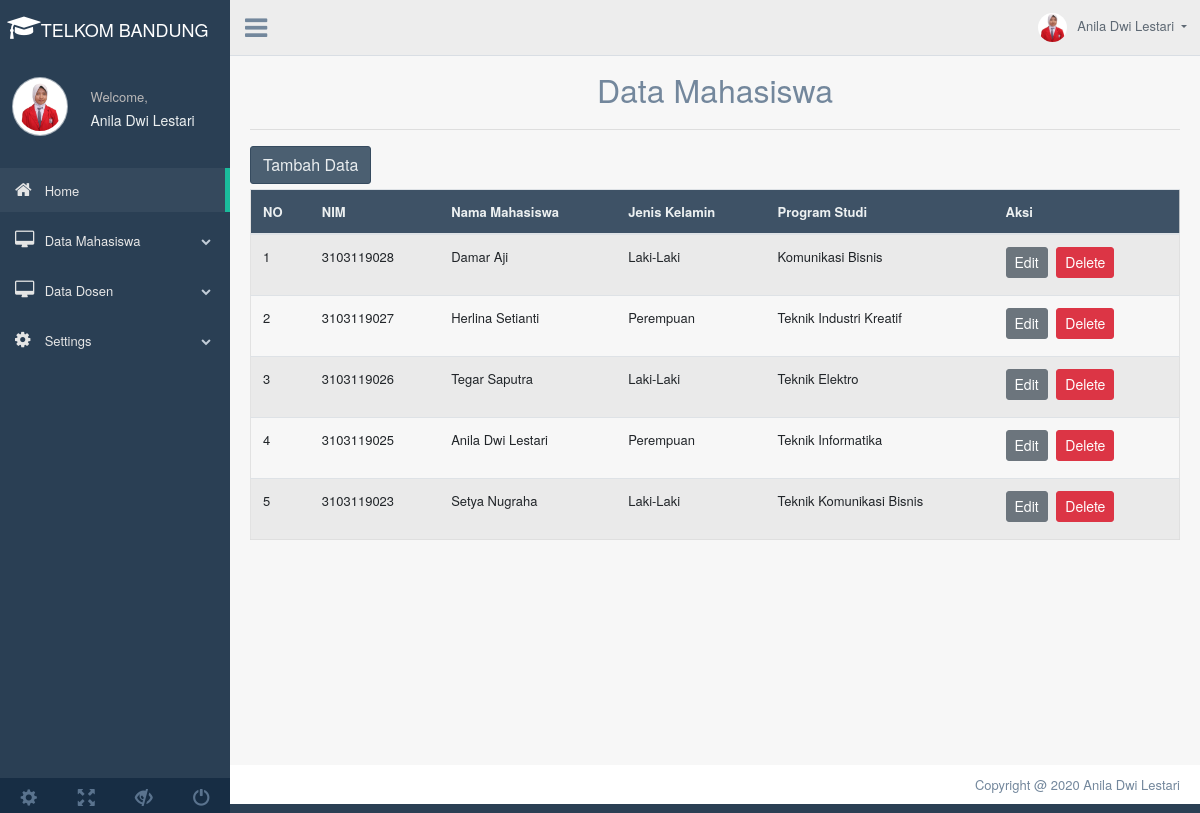
Screenshot of /index.php?page=tampil_mhs with the database file from the repository.
### tables this page shows
CREATE TABLE `mahasiswa` (
  `Nim` varchar(40) NOT NULL,
  `Nama_Mhs` varchar(40) NOT NULL,
  `Jenis_Kelamin` varchar(40) NOT NULL,
  `Program_Studi` varchar(40) NOT NULL
);

### tampil.php (the view, shortened to what this page needs)
<?php
include('config.php');
?>
	<div class="container" style="margin-top:20px">
		<center><font size="6">Data Mahasiswa</font></center>
		<hr>
		<a href="index.php?page=tambah_mhs"><button class="btn btn-dark right">Tambah Data</button></a>
		<div class="table-responsive">
		<table class="table table-striped jambo_table bulk_action">
			<thead>
				<tr>
					<th>NO</th>
					<th>NIM</th>
					<th>Nama Mahasiswa</th>
					<th>Jenis Kelamin</th>
					<th>Program Studi</th>
					<th>Aksi</th>
				</tr>
			</thead>
			<tbody>
				<?php
				$sql = mysqli_query($koneksi, "SELECT * FROM mahasiswa ORDER BY Nim DESC") or die(mysqli_error($koneksi));
				if(mysqli_num_rows($sql) > 0){
					$no = 1;
					while($data = mysqli_fetch_assoc($sql)){
						echo '
						<tr>
							<td>'.$no.'</td>
							<td>'.$data['Nim'].'</td>
							<td>'.$data['Nama_Mhs'].'</td>
							<td>'.$data['Jenis_Kelamin'].'</td>
							<td>'.$data['Program_Studi'].'</td>
							<td>
								<a href="index.php?page=edit_mhs&Nim='.$data['Nim'].'" class="btn btn-secondary btn-sm">Edit</a>
								<a href="delete.php?Nim='.$data['Nim'].'" class="btn btn-danger btn-sm" onclick="return confirm(\'Yakin ingin menghapus data ini?\')">Delete</a>
							</td>
						</tr>
						';
						$no++;
					}
				}else{
					echo '
					<tr>
						<td colspan="6">Tidak ada data.</td>
					</tr>
					';
				}
				?>
		</table>
	</div>
	</div>

### index.php (shortened to what this page needs)
<!DOCTYPE html>
<html lang="en">
  <head>
    <link href="assets/bootstrap/dist/css/bootstrap.min.css" rel="stylesheet">
    <link href="assets/font-awesome/css/font-awesome.min.css" rel="stylesheet">
    <link href="assets/nprogress/nprogress.css" rel="stylesheet">
    <link href="assets/iCheck/skins/flat/green.css" rel="stylesheet">
    <link href="assets/bootstrap-progressbar/css/bootstrap-progressbar-3.3.4.min.css" rel="stylesheet">
    <link href="assets/css/custom.min.css" rel="stylesheet">
  </head>
  <body class="nav-md">
    <div class="container body">
      <div class="main_container">
        <div class="col-md-3 left_col">
          <div class="left_col scroll-view">
            <div class="navbar nav_title" style="border: 0;">
            <center>
            &nbsp; <a href="index.php" class="fa fa-mortar-board fa-2x" style="color:#fff;"><span><font size="4.95" color="white" face="Helvetica Neue">TELKOM BANDUNG</font></span></a>
            </center>
            </div>
            <div class="profile clearfix">
              <div class="profile_pic">
                <img src="assets/images/image.jfif" alt="..." class="img-circle profile_img">
              </div>
              <div class="profile_info">
                <span>Welcome,</span>
                <h2>Anila Dwi Lestari</h2>
              </div>
            </div>
            <br />
            <div id="sidebar-menu" class="main_menu_side hidden-print main_menu">
              <div class="menu_section">
                <ul class="nav side-menu">
                  <li><a href="index.php"><i class="fa fa-home"></i> Home <span class="fa fa-chevron"></span></a>
                  </li>
                  <li><a href="#"><i class="fa fa-desktop"></i> Data Mahasiswa <span class="fa fa-chevron-down"></span></a>
                  </li>
                  <li><a><i class="fa fa-desktop"></i> Data Dosen <span class="fa fa-chevron-down"></span></a>
                  </li>
                  <li><a><i class="fa fa-gear"></i> Settings <span class="fa fa-chevron-down"></span></a>
                  </li>
                </ul>
              </div>
            </div>
            <div class="sidebar-footer hidden-small">
              <a data-toggle="tooltip" data-placement="top" title="Settings" href="#">
                <span class="glyphicon glyphicon-cog" aria-hidden="true"></span>
              </a>
              <a data-toggle="tooltip" data-placement="top" title="FullScreen" href="#">
                <span class="glyphicon glyphicon-fullscreen" aria-hidden="true"></span>
              </a>
              <a data-toggle="tooltip" data-placement="top" title="Lock" href="#">
                <span class="glyphicon glyphicon-eye-close" aria-hidden="true"></span>
              </a>
              <a data-toggle="tooltip" data-placement="top" title="Logout" href="#">
                <span class="glyphicon glyphicon-off" aria-hidden="true"></span>
              </a>
            </div>
          </div>
        </div>
        <div class="top_nav">
          <div class="nav_menu">
              <div class="nav toggle">
                <a id="menu_toggle"><i class="fa fa-bars"></i></a>
              </div>
              <nav class="nav navbar-nav">
              <ul class=" navbar-right">
                <li class="nav-item dropdown open" >
                  <a href="#" class="user-profile dropdown-toggle" aria-haspopup="true" id="navbarDropdown" data-toggle="dropdown" aria-expanded="false">
                    <img src="assets/images/image.jfif" alt="">Anila Dwi Lestari
                  </a>
                </li>
              </ul>
            </nav>
          </div>
        </div>
        <div class="right_col" role="main">
      <?php
      $queries = array();
      parse_str($_SERVER['QUERY_STRING'], $queries);
      switch ($queries['page']) {
      	case 'tampil_mhs':
      		include 'tampil.php';
      		break;
        }
        ?>
        </div>
        <footer>
          <div class="pull-right">
            Copyright @ 2020 Anila Dwi Lestari
          </div>
          <div class="clearfix"></div>
        </footer>
      </div>
    </div>
  </body>
</html>

### rows the page displays
mahasiswa: Nim "3103119028", Nama_Mhs "Damar Aji", Jenis_Kelamin "Laki-Laki", Program_Studi "Komunikasi Bisnis"
mahasiswa: Nim "3103119027", Nama_Mhs "Herlina Setianti", Jenis_Kelamin "Perempuan", Program_Studi "Teknik Industri Kreatif"
mahasiswa: Nim "3103119026", Nama_Mhs "Tegar Saputra", Jenis_Kelamin "Laki-Laki", Program_Studi "Teknik Elektro"
mahasiswa: Nim "3103119025", Nama_Mhs "Anila Dwi Lestari", Jenis_Kelamin "Perempuan", Program_Studi "Teknik Informatika"
mahasiswa: Nim "3103119023", Nama_Mhs "Setya Nugraha", Jenis_Kelamin "Laki-Laki", Program_Studi "Teknik Komunikasi Bisnis"
